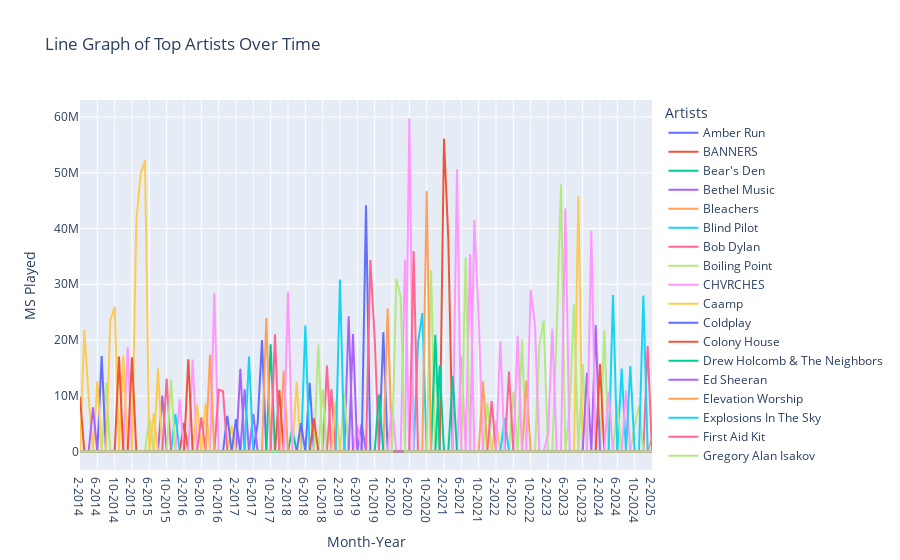

The code cell stored with this chart in its notebook:
### Code cell
# 3. Pivot the data for stacking
stacked_data = top_5_df.pivot_table(index=["month","year","month_year"], columns="master_metadata_album_artist_name", values="ms_played", aggfunc="sum", fill_value=0).sort_values(["year","month"]).reset_index()

# 4. Create the figure
fig = go.Figure()

# 5. Add traces (just lines, no stacking)
for artist in stacked_data.columns[3:]:
    fig.add_trace(go.Scatter(
        x=stacked_data["month_year"],
        y=stacked_data[artist],  # Use the raw values from the pivoted table
        mode='lines',
        name=artist
    ))

# 6. Update layout
fig.update_layout(
    title='Line Graph of Top Artists Over Time',
    xaxis_title='Month-Year',
    yaxis_title='MS Played',
    legend_title='Artists'
)

fig.show()

### Figure 1 — Plotly figure (JSON) as saved in the notebook; plotly's stock layout.template omitted (floating-point values rounded to 4 significant figures; data arrays with more than 128 entries replaced by an {"elided": "..."} marker saying what was removed)
{"data": [{"mode": "lines", "name": "Amber Run", "type": "scatter", "x": {"elided": "133 str values"}, "y": {"elided": "133 int values"}}, {"mode": "lines", "name": "BANNERS", "type": "scatter", "x": {"elided": "133 str values"}, "y": {"elided": "133 int values"}}, {"mode": "lines", "name": "Bear's Den", "type": "scatter", "x": {"elided": "133 str values"}, "y": {"elided": "133 int values"}}, {"mode": "lines", "name": "Bethel Music", "type": "scatter", "x": {"elided": "133 str values"}, "y": {"elided": "133 int values"}}, {"mode": "lines", "name": "Bleachers", "type": "scatter", "x": {"elided": "133 str values"}, "y": {"elided": "133 int values"}}, {"mode": "lines", "name": "Blind Pilot", "type": "scatter", "x": {"elided": "133 str values"}, "y": {"elided": "133 int values"}}, {"mode": "lines", "name": "Bob Dylan", "type": "scatter", "x": {"elided": "133 str values"}, "y": {"elided": "133 int values"}}, {"mode": "lines", "name": "Boiling Point", "type": "scatter", "x": {"elided": "133 str values"}, "y": {"elided": "133 int values"}}, {"mode": "lines", "name": "CHVRCHES", "type": "scatter", "x": {"elided": "133 str values"}, "y": {"elided": "133 int values"}}, {"mode": "lines", "name": "Caamp", "type": "scatter", "x": {"elided": "133 str values"}, "y": {"elided": "133 int values"}}, {"mode": "lines", "name": "Coldplay", "type": "scatter", "x": {"elided": "133 str values"}, "y": {"elided": "133 int values"}}, {"mode": "lines", "name": "Colony House", "type": "scatter", "x": {"elided": "133 str values"}, "y": {"elided": "133 int values"}}, {"mode": "lines", "name": "Drew Holcomb & The Neighbors", "type": "scatter", "x": {"elided": "133 str values"}, "y": {"elided": "133 int values"}}, {"mode": "lines", "name": "Ed Sheeran", "type": "scatter", "x": {"elided": "133 str values"}, "y": {"elided": "133 int values"}}, {"mode": "lines", "name": "Elevation Worship", "type": "scatter", "x": {"elided": "133 str values"}, "y": {"elided": "133 int values"}}, {"mode": "lines", "name": "Explosions In The Sky", "type": "scatter", "x": {"elided": "133 str values"}, "y": {"elided": "133 int values"}}, {"mode": "lines", "name": "First Aid Kit", "type": "scatter", "x": {"elided": "133 str values"}, "y": {"elided": "133 int values"}}, {"mode": "lines", "name": "Gregory Alan Isakov", "type": "scatter", "x": {"elided": "133 str values"}, "y": {"elided": "133 int values"}}, {"mode": "lines", "name": "Hans Zimmer", "type": "scatter", "x": {"elided": "133 str values"}, "y": {"elided": "133 int values"}}, {"mode": "lines", "name": "Hillsong UNITED", "type": "scatter", "x": {"elided": "133 str values"}, "y": {"elided": "133 int values"}}, {"mode": "lines", "name": "Hillsong Worship", "type": "scatter", "x": {"elided": "133 str values"}, "y": {"elided": "133 int values"}}, {"mode": "lines", "name": "Hope Hymns", "type": "scatter", "x": {"elided": "133 str values"}, "y": {"elided": "133 int values"}}, {"mode": "lines", "name": "Howard Shore", "type": "scatter", "x": {"elided": "133 str values"}, "y": {"elided": "133 int values"}}, {"mode": "lines", "name": "Ivan & Alyosha", "type": "scatter", "x": {"elided": "133 str values"}, "y": {"elided": "133 int values"}}, {"mode": "lines", "name": "Jon Bellion", "type": "scatter", "x": {"elided": "133 str values"}, "y": {"elided": "133 int values"}}, {"mode": "lines", "name": "Judah & the Lion", "type": "scatter", "x": {"elided": "133 str values"}, "y": {"elided": "133 int values"}}, {"mode": "lines", "name": "Jukebox The Ghost", "type": "scatter", "x": {"elided": "133 str values"}, "y": {"elided": "133 int values"}}, {"mode": "lines", "name": "Julia Christi Ann", "type": "scatter", "x": {"elided": "133 str values"}, "y": {"elided": "133 int values"}}, {"mode": "lines", "name": "Kingsley Flood", "type": "scatter", "x": {"elided": "133 str values"}, "y": {"elided": "133 int values"}}, {"mode": "lines", "name": "Kodaline", "type": "scatter", "x": {"elided": "133 str values"}, "y": {"elided": "133 int values"}}, {"mode": "lines", "name": "Liza Anne", "type": "scatter", "x": {"elided": "133 str values"}, "y": {"elided": "133 int values"}}, {"mode": "lines", "name": "Lord Huron", "type": "scatter", "x": {"elided": "133 str values"}, "y": {"elided": "133 int values"}}, {"mode": "lines", "name": "Ludwig van Beethoven", "type": "scatter", "x": {"elided": "133 str values"}, "y": {"elided": "133 int values"}}, {"mode": "lines", "name": "Magic Man", "type": "scatter", "x": {"elided": "133 str values"}, "y": {"elided": "133 int values"}}, {"mode": "lines", "name": "Mantaraybryn", "type": "scatter", "x": {"elided": "133 str values"}, "y": {"elided": "133 int values"}}, {"mode": "lines", "name": "Mating Ritual", "type": "scatter", "x": {"elided": "133 str values"}, "y": {"elided": "133 int values"}}, {"mode": "lines", "name": "MisterWives", "type": "scatter", "x": {"elided": "133 str values"}, "y": {"elided": "133 int values"}}, {"mode": "lines", "name": "Mt. Joy", "type": "scatter", "x": {"elided": "133 str values"}, "y": {"elided": "133 int values"}}, {"mode": "lines", "name": "Noah Kahan", "type": "scatter", "x": {"elided": "133 str values"}, "y": {"elided": "133 int values"}}, {"mode": "lines", "name": "OneRepublic", "type": "scatter", "x": {"elided": "133 str values"}, "y": {"elided": "133 int values"}}, {"mode": "lines", "name": "Phil Wickham", "type": "scatter", "x": {"elided": "133 str values"}, "y": {"elided": "133 int values"}}, {"mode": "lines", "name": "Sammy Rae & The Friends", "type": "scatter", "x": {"elided": "133 str values"}, "y": {"elided": "133 int values"}}, {"mode": "lines", "name": "Silicone Boone", "type": "scatter", "x": {"elided": "133 str values"}, "y": {"elided": "133 int values"}}, {"mode": "lines", "name": "Stop Light Observations", "type": "scatter", "x": {"elided": "133 str values"}, "y": {"elided": "133 int values"}}, {"mode": "lines", "name": "Taylor Swift", "type": "scatter", "x": {"elided": "133 str values"}, "y": {"elided": "133 int values"}}, {"mode": "lines", "name": "The Beatles", "type": "scatter", "x": {"elided": "133 str values"}, "y": {"elided": "133 int values"}}, {"mode": "lines", "name": "The Head And The Heart", "type": "scatter", "x": {"elided": "133 str values"}, "y": {"elided": "133 int values"}}, {"mode": "lines", "name": "The High Kings", "type": "scatter", "x": {"elided": "133 str values"}, "y": {"elided": "133 int values"}}, {"mode": "lines", "name": "The Killers", "type": "scatter", "x": {"elided": "133 str values"}, "y": {"elided": "133 int values"}}, {"mode": "lines", "name": "The Who", "type": "scatter", "x": {"elided": "133 str values"}, "y": {"elided": "133 int values"}}, {"mode": "lines", "name": "The Wild Reeds", "type": "scatter", "x": {"elided": "133 str values"}, "y": {"elided": "133 int values"}}, {"mode": "lines", "name": "U2", "type": "scatter", "x": {"elided": "133 str values"}, "y": {"elided": "133 int values"}}, {"mode": "lines", "name": "Vacation Manor", "type": "scatter", "x": {"elided": "133 str values"}, "y": {"elided": "133 int values"}}, {"mode": "lines", "name": "Wiz Khalifa", "type": "scatter", "x": {"elided": "133 str values"}, "y": {"elided": "133 int values"}}, {"mode": "lines", "name": "Young Oceans", "type": "scatter", "x": {"elided": "133 str values"}, "y": {"elided": "133 int values"}}, {"mode": "lines", "name": "Young the Giant", "type": "scatter", "x": {"elided": "133 str values"}, "y": {"elided": "133 int values"}}, {"mode": "lines", "name": "jeremy messersmith", "type": "scatter", "x": {"elided": "133 str values"}, "y": {"elided": "133 int values"}}, {"mode": "lines", "name": "joan", "type": "scatter", "x": {"elided": "133 str values"}, "y": {"elided": "133 int values"}}], "layout": {"legend": {"title": {"text": "Artists"}}, "title": {"text": "Line Graph of Top Artists Over Time"}, "xaxis": {"title": {"text": "Month-Year"}}, "yaxis": {"title": {"text": "MS Played"}}}}
